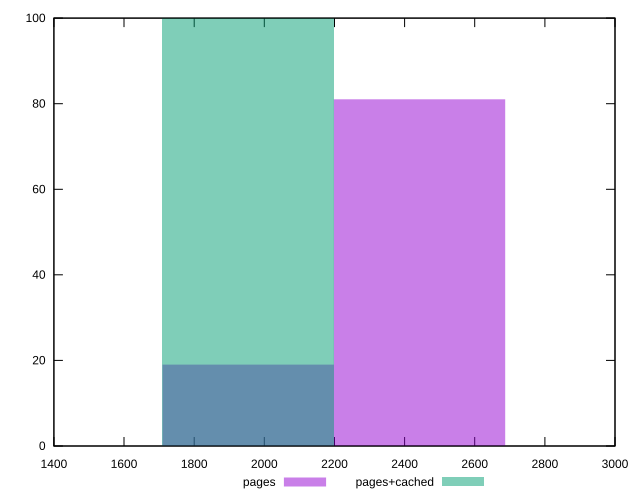

The gnuplot source for this figure:
reset
set terminal svg size 640, 500
set output "reprap/mainthread-work-breakdown/comparison/histogram/1_vs_2.svg"

$pages <<EOF
1949.5175967549762 18
2436.8969959437204 82
EOF

$pagesCached <<EOF
1949.5175967549762 100
EOF

set key outside below
set boxwidth 487.37939918874406
set yrange [0:100]
set style fill transparent solid 0.5 noborder

plot \
  $pages title "pages" with boxes, \
  $pagesCached title "pages+cached" with boxes, \


reset
